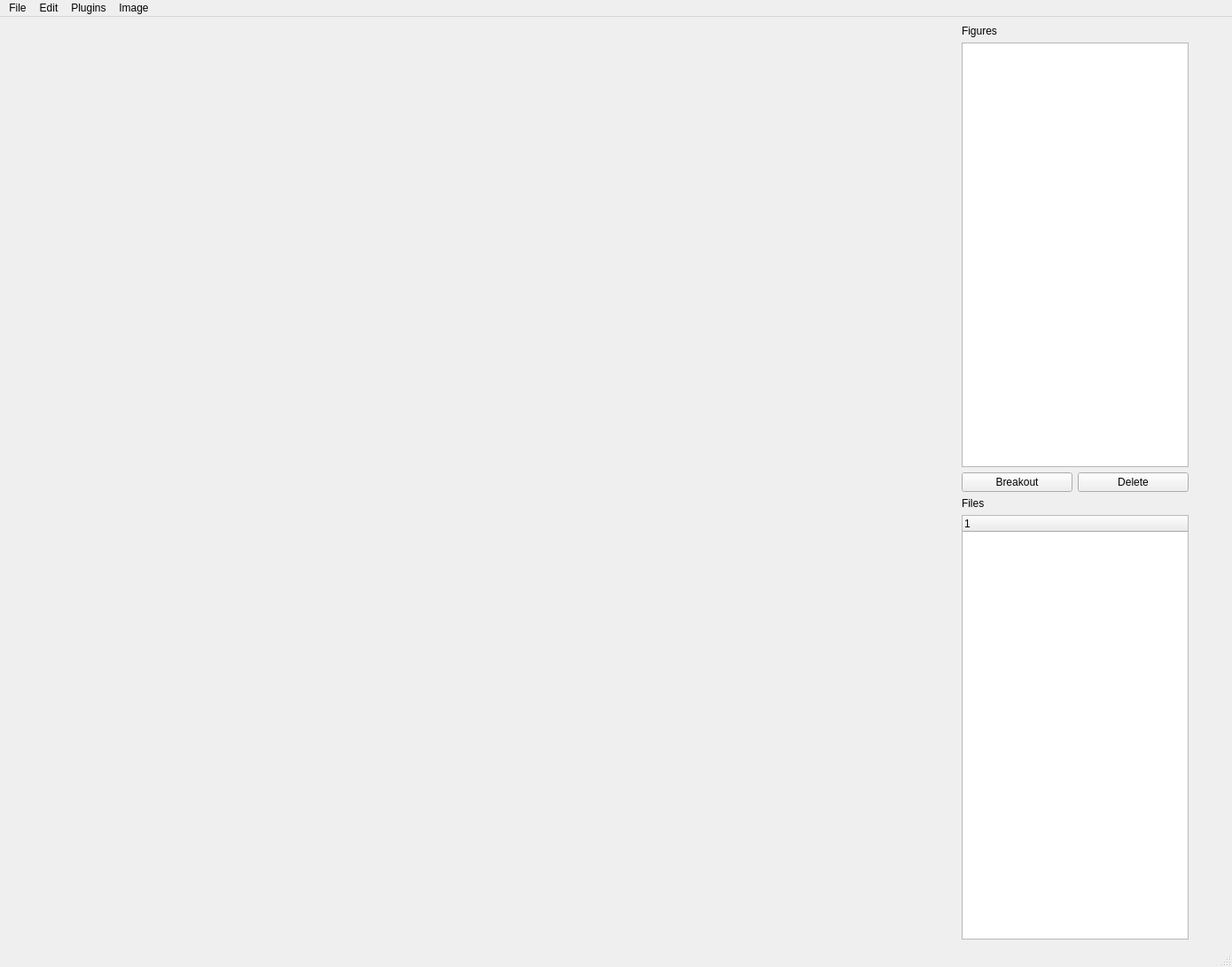
<?xml version="1.0" encoding="UTF-8"?>
<ui version="4.0">
 <class>MainWindow</class>
 <widget class="QMainWindow" name="MainWindow">
  <property name="geometry">
   <rect>
    <x>0</x>
    <y>0</y>
    <width>1390</width>
    <height>1091</height>
   </rect>
  </property>
  <property name="windowTitle">
   <string>MainWindow</string>
  </property>
  <widget class="QWidget" name="centralwidget">
   <layout class="QHBoxLayout" name="horizontalLayout_3">
    <item>
     <widget class="MplWidget" name="MplWidget" native="true">
      <property name="enabled">
       <bool>true</bool>
      </property>
      <property name="sizePolicy">
       <sizepolicy hsizetype="Expanding" vsizetype="Expanding">
        <horstretch>1</horstretch>
        <verstretch>1</verstretch>
       </sizepolicy>
      </property>
      <property name="minimumSize">
       <size>
        <width>1024</width>
        <height>1024</height>
       </size>
      </property>
     </widget>
    </item>
    <item>
     <spacer name="horizontalSpacer">
      <property name="orientation">
       <enum>Qt::Horizontal</enum>
      </property>
      <property name="sizeHint" stdset="0">
       <size>
        <width>12</width>
        <height>20</height>
       </size>
      </property>
     </spacer>
    </item>
    <item>
     <layout class="QVBoxLayout" name="verticalLayout">
      <item>
       <widget class="QLabel" name="label">
        <property name="text">
         <string>Figures</string>
        </property>
       </widget>
      </item>
      <item>
       <widget class="PlotListWidget" name="PlotListWidget">
        <property name="dragEnabled">
         <bool>true</bool>
        </property>
        <property name="dragDropMode">
         <enum>QAbstractItemView::InternalMove</enum>
        </property>
        <property name="defaultDropAction">
         <enum>Qt::MoveAction</enum>
        </property>
        <property name="alternatingRowColors">
         <bool>true</bool>
        </property>
       </widget>
      </item>
      <item>
       <layout class="QHBoxLayout" name="horizontalLayout_2">
        <item>
         <widget class="QPushButton" name="breakoutButton">
          <property name="text">
           <string>Breakout</string>
          </property>
         </widget>
        </item>
        <item>
         <widget class="QPushButton" name="deleteButton">
          <property name="text">
           <string>Delete</string>
          </property>
         </widget>
        </item>
       </layout>
      </item>
      <item>
       <widget class="QLabel" name="label_2">
        <property name="text">
         <string>Files</string>
        </property>
       </widget>
      </item>
      <item>
       <widget class="CohortTreeWidget" name="CohortTreeWidget">
        <property name="columnCount">
         <number>1</number>
        </property>
        <column>
         <property name="text">
          <string>1</string>
         </property>
        </column>
       </widget>
      </item>
     </layout>
    </item>
    <item>
     <spacer name="horizontalSpacer_2">
      <property name="orientation">
       <enum>Qt::Horizontal</enum>
      </property>
      <property name="sizeHint" stdset="0">
       <size>
        <width>40</width>
        <height>20</height>
       </size>
      </property>
     </spacer>
    </item>
   </layout>
  </widget>
  <widget class="QMenuBar" name="menubar">
   <property name="geometry">
    <rect>
     <x>0</x>
     <y>0</y>
     <width>1390</width>
     <height>22</height>
    </rect>
   </property>
   <widget class="QMenu" name="menuFile">
    <property name="title">
     <string>File</string>
    </property>
    <addaction name="actionOpen_Cohort"/>
   </widget>
   <widget class="QMenu" name="menuEdit">
    <property name="title">
     <string>Edit</string>
    </property>
   </widget>
   <widget class="QMenu" name="menuPlugins">
    <property name="title">
     <string>Plugins</string>
    </property>
    <addaction name="actionAdd_Plugins"/>
    <addaction name="separator"/>
   </widget>
   <widget class="QMenu" name="menuImage">
    <property name="title">
     <string>Image</string>
    </property>
    <addaction name="actionBrightness_and_Contrast"/>
   </widget>
   <addaction name="menuFile"/>
   <addaction name="menuEdit"/>
   <addaction name="menuPlugins"/>
   <addaction name="menuImage"/>
  </widget>
  <widget class="QStatusBar" name="statusbar"/>
  <action name="actionAdd_Plugins">
   <property name="text">
    <string>Add Plugins...</string>
   </property>
  </action>
  <action name="actionOpen_Cohort">
   <property name="text">
    <string>Open Cohort...</string>
   </property>
  </action>
  <action name="actionBrightness_and_Contrast">
   <property name="text">
    <string>Brightness and Contrast</string>
   </property>
  </action>
 </widget>
 <customwidgets>
  <customwidget>
   <class>MplWidget</class>
   <extends>QWidget</extends>
   <header>mplwidget.h</header>
   <container>1</container>
  </customwidget>
  <customwidget>
   <class>PlotListWidget</class>
   <extends>QListWidget</extends>
   <header>plotlistwidget.h</header>
  </customwidget>
  <customwidget>
   <class>CohortTreeWidget</class>
   <extends>QTreeWidget</extends>
   <header>cohorttreewidget.h</header>
  </customwidget>
 </customwidgets>
 <resources/>
 <connections/>
</ui>
